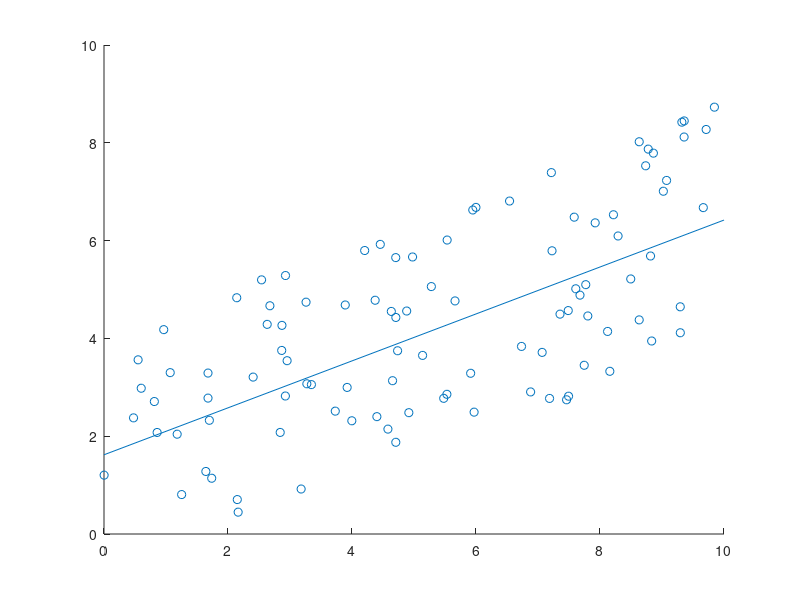

Recreate this plot in MATLAB. (Note: this script raises an error after producing the figure.)
% Make data to calculate correlation for
n = 100;
slope = 0.48;
intercept = 1.62;

xMax = 10;
x = rand(n, 1) * xMax;

errorMag = 5;
errors = (rand(n, 1) - 0.5) * errorMag;
signal = intercept + slope * x;
y = signal + errors;


% Plot our observed points and underlying signal
scatter(x, y);
line([0, xMax],[intercept, intercept + slope * xMax]);

% Calculate regression and output
r = PearsonR(x, y);

clc();
fprintf("r   = %.2f\n", r);
fprintf("r^2 = %.2f\n", r * r);